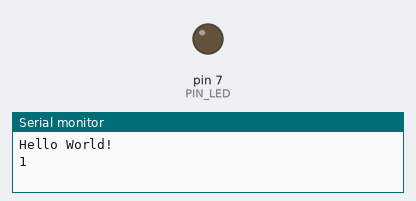
Recording of a sketch running on a simulated Arduino Uno, built with avr-gcc and run on an emulated ATmega328P. Parts: output pins drawn as LEDs (lit = HIGH), the last lines printed to the serial monitor. Dashed ring = blinking.

Above: at 0.5 s.
At 1.85 s:
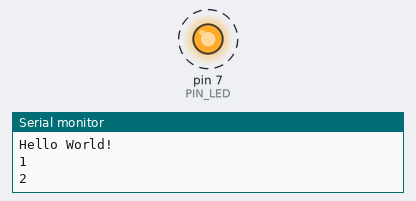
Timing chart, 0 to 3.0 s (numbered marks = the images above):
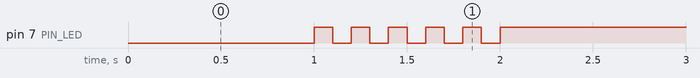

The sketch:

05_practice_2.ino
```cpp
#define PIN_LED 7
unsigned int count, toggle;

void setup() {
  pinMode(PIN_LED, OUTPUT);
  Serial.begin(9600); // Initialize serial port
  while (!Serial) {
    ; // wait for serial port to connect.
  }

  Serial.println("Hello World!");
  count = 0;
  toggle = HIGH;
  digitalWrite(PIN_LED, toggle); // turn off LED.
}

void loop() {
  Serial.println(++count);

  if (count == 1){
      toggle = toggle_state(toggle); //toggle LED value.
      digitalWrite(PIN_LED, toggle); //update LED status.
  }
  else if (count == 2){
    while(1){
      if (count-1 == 11){
        toggle = toggle_state(toggle); //toggle LED value.
        digitalWrite(PIN_LED, toggle);
        break;
      }


      toggle = toggle_state(toggle); //toggle LED value.
      digitalWrite(PIN_LED, toggle); //update LED status.
      delay(100);

      ++count;
    }
  }
  delay(1000); // wait for 1,000 milliseconds
}

int toggle_state(int toggle) {
  if (toggle == LOW) {
    return HIGH;
  }
  else {
    return LOW;
  }
}
```

Measured:
- by itself, pin 7 (PIN_LED): alternates HIGH for 0.10 s and LOW for 0.10 s, 11 changes in all, then stays HIGH
